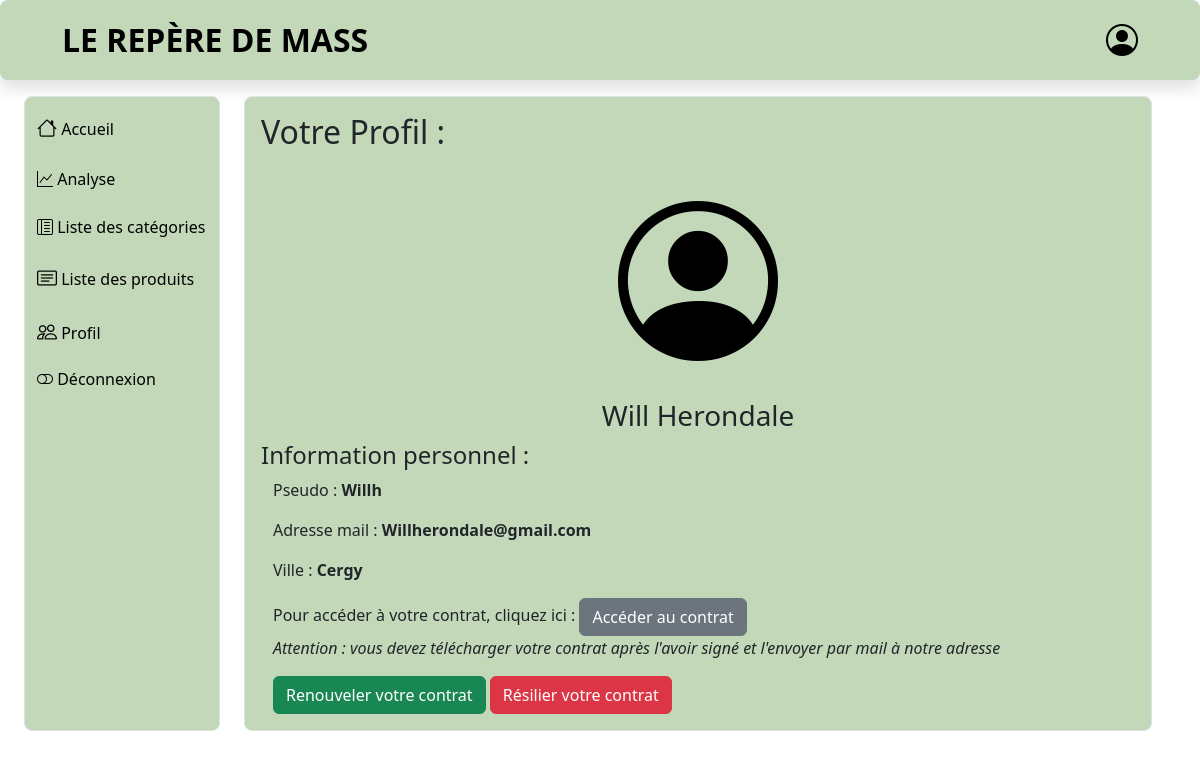
Screenshot of /profil/vendeur/profil.php (signed in) with the database file from the repository.
### tables this page shows
CREATE TABLE `utilisateurs` (
  `id` int NOT NULL,
  `nom` varchar(100) NOT NULL,
  `prenom` varchar(100) NOT NULL,
  `pseudo` varchar(100) NOT NULL,
  `ville` varchar(100) NOT NULL,
  `email` varchar(100) NOT NULL,
  `password` text NOT NULL,
  `abonnement` tinyint(1) NOT NULL DEFAULT '0',
  `statut` varchar(40) NOT NULL DEFAULT 'client',
  `token` text NOT NULL,
  `date_inscription` datetime NOT NULL DEFAULT CURRENT_TIMESTAMP
);

### profil/vendeur/profil.php (the view, shortened to what this page needs)
<!DOCTYPE html>
<html lang="fr">
<head>
    <link href="../css/bootstrap.css" rel="stylesheet">
    <link href="../css/bootstrap-icons.css" rel="stylesheet">
    <link href="../css/sidenav.css" rel="stylesheet">
    <link href="../css/header2.css" rel="stylesheet">
    <link href="../css/index.css" rel="stylesheet">
    <link href="../css/profilpage.css" rel="stylesheet">
</head>
<body>
    <header class="shadow rounded-3 bg-light" id="header-box" >
        <div class="container-fluid col-11" id="header-container">
          <div class=" d-flex align-items-center justify-content-between">
            <div class="py-3 col-sm-auto justify-content-center">
              <div id="title">LE REPÈRE DE MASS</div>
            </div>
            <div class="text-end">
              <a href="profil.php" class="d-block link-dark text-decoration-none">
                <i id="log-logo" class="bi bi-person-circle"></i>
              </a>
            </div>
          </div>
        </div>
      </header>
      <div class="mt-3 container-fluid pb-3 flex-grow-1 d-flex flex-column flex-sm-row overflow-auto">
        <div class="row flex-grow-sm-1 flex-grow-0 container-fluid">
            <?php include 'barre_navigation_vd.php';?>
            <main class="col overflow-auto h-100 w-100">
                <div class="bg-light border rounded-3 p-3">
                    <h2>Votre Profil :</h2>
                    <div class="d-flex justify-content-center">
                        <i id="log-logo1" class="bi bi-person-circle"></i>
                    </div>
                    <div class="d-flex justify-content-center"><h3>
                    <?php
                            require '../../include/config.php';
                            $requete = $bdd->prepare('SELECT nom, prenom FROM utilisateurs WHERE token = ?');
                            $requete->execute([$_SESSION['user']]);
                            $resultat = $requete->fetch();
                            echo ucfirst($resultat['prenom'])." ";
                            echo ucfirst($resultat['nom']);
                        ?></h3>
                    </div>
                        <h4>Information personnel :</h4>
                        <div class="container">
                      <div class="col-md-12">
                    <p> Pseudo : <strong><?php
                            $requete = $bdd->prepare('SELECT pseudo FROM utilisateurs WHERE token = ?');
                            $requete->execute([$_SESSION['user']]);
                            $resultat = $requete->fetch();
                            echo ucfirst($resultat['pseudo'])." ";
                        ?></strong></p>
                        <p> Adresse mail :<strong> <?php
                            $requete = $bdd->prepare('SELECT email FROM utilisateurs WHERE token = ?');
                            $requete->execute([$_SESSION['user']]);
                            $resultat = $requete->fetch();
                            echo ucfirst($resultat['email'])." ";
                        ?></strong></p>
                    <p> Ville : <strong><?php
                            $requete = $bdd->prepare('SELECT ville FROM utilisateurs WHERE token = ?');
                            $requete->execute([$_SESSION['user']]);
                            $resultat = $requete->fetch();
                            echo ucfirst($resultat['ville'])." ";
                        ?></strong></p>
                      </div>
                        <p>Pour accéder à votre contrat, cliquez ici :  <a href="contrat.php" target="_blank" class="btn btn-secondary">Accéder au contrat</a></br>
                        <em> Attention : vous devez télécharger votre contrat après l'avoir signé et l'envoyer par mail à notre adresse</em></p>
                        <?php
                            $requete = $bdd->prepare('SELECT id FROM utilisateurs WHERE token = ?');
                            $requete->execute([$_SESSION['user']]);
                            $resultat = $requete->fetch();
                        ?>
                        <a href="renouveler.php?id=<?php echo $resultat['id'] ?>" onclick="return confirm('Voulez vous vraiment renouveler votre contrat ?');" class="btn btn-success">Renouveler votre contrat</a>
                        <a href="resilier.php?id=<?php echo $resultat['id'] ?>" onclick="return confirm('Voulez vous vraiment résilier votre contrat ? (cela entrainera la suppression de votre compte et de toutes vos données)');" class="btn btn-danger">Résilier votre contrat</a>
                </div>
            </main>
        </div>
    </div>
</body>
</html>

### profil/css/sidenav.css (style rules this page uses)
i,a { color: black; }

### profil/css/header2.css (style rules this page uses)
* { font-family: system-ui, -apple-system, BlinkMacSystemFont, 'Segoe UI', Roboto, Oxygen, Ubuntu, Cantarell, 'Open Sans', 'Helvetica Neue', sans-serif; }
#title { color: black; font-size:xx-large; font-weight: 700; }

### profil/css/index.css (style rules this page uses)
[class*='container'] { background-clip: content-box; }
.row [class*='col'] { background-clip: content-box; }
#log-logo { font-size: xx-large; }

### profil/css/profilpage.css (style rules this page uses)
#log-logo1 { font-size: 1000%; margin: 0 auto; }

### rows the page displays
utilisateurs: prenom "Will", nom "Herondale", pseudo "Willh", email "Willherondale@gmail.com", ville "Cergy"
